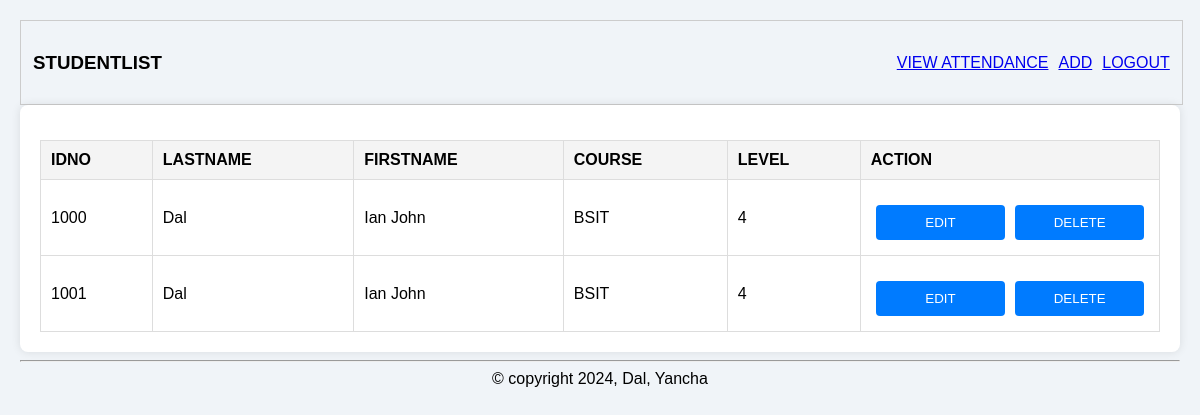
The app's page /list, older data.
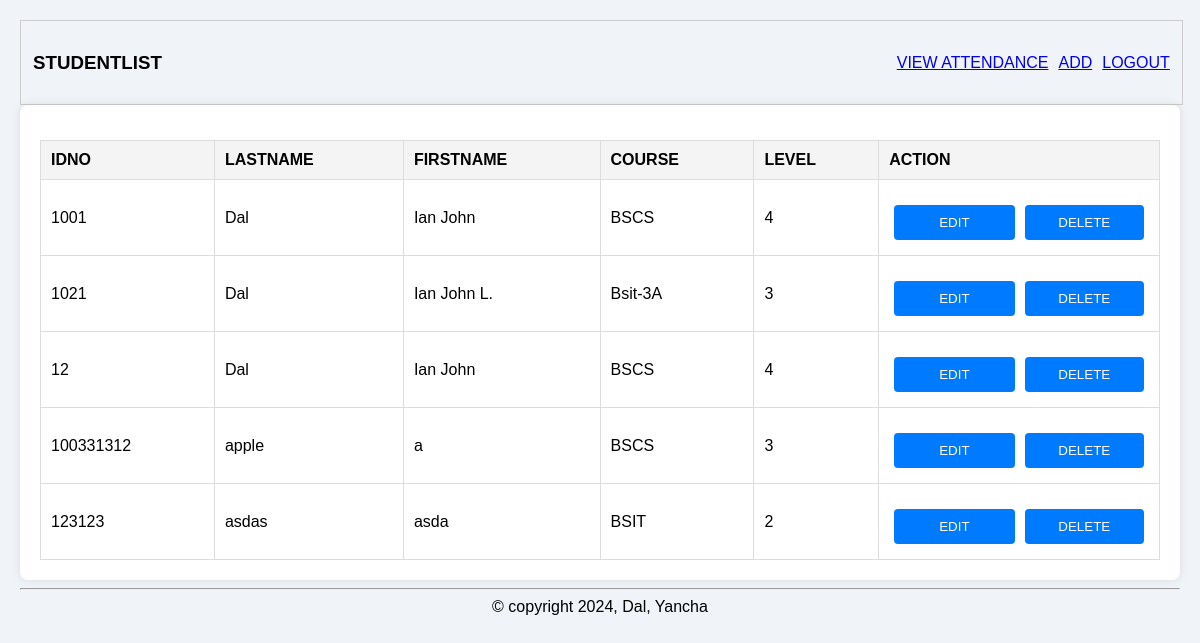
The same page, newer data.
### tables this page shows
CREATE TABLE students
(id integer primary key autoincrement,
idno varchar(10) unique,
lastname varchar(50),
course varchar(15),
level varchar(5), images varchar(25), firstname VARCHAR(255));

### app.py (the view)
@app.route("/list")
def list_students():
    students = get_all_students("students")
    return render_template("list.html", students=students, pagetitle="STUDENTLIST")

### dbhelper.py (called while the page is built)
def set_wal_mode():
    db = connect(database)
    db.execute('PRAGMA journal_mode=WAL;')
    db.close()

def getprocess(sql):
    set_wal_mode()  # Ensure WAL mode is set
    rows = []
    db = connect(database)
    db.row_factory = Row
    cursor = db.cursor()
    cursor.execute(sql)
    data = cursor.fetchall()
    rows = [dict(item) for item in data]
    cursor.close()
    db.close()
    return rows

def get_all_students(table):
    sql = f"SELECT * FROM {table}"
    return getprocess(sql)

### templates/list.html (shortened to what this page needs)
{% extends "base.html" %}
{% block content %}
<div class="container">
    <div class="form-container">
        <table class="student-table">
            <thead>
                <tr>
                    <th>IDNO</th>
                    <th>LASTNAME</th>
                    <th>FIRSTNAME</th>
                    <th>COURSE</th>
                    <th>LEVEL</th>
                    <th>ACTION</th>
                </tr>
            </thead>
            <tbody>
                {% for student in students %}
                <tr>
                    <td>{{ student.idno }}</td>
                    <td>{{ student.lastname }}</td>
                    <td>{{ student.firstname }}</td>
                    <td>{{ student.course }}</td>
                    <td>{{ student.level }}</td>
                    <td>
                    <div style="display: flex; padding: 5px; justify-content: space-between;">
                        <button type="button" class="editBtn" data-id="{{ student.idno }}" style="width: 50%; margin-right: 10px;">EDIT</button>
                        <form action="/delete_student" method="POST" style="margin: 0; width: 50%;">
                            <button type="submit" style="width: 100%;">DELETE</button>
                        </form>
                    </div>
                    </td>
                </tr>
                {% endfor %}
            </tbody>
        </table>
    </div>
</div>
{% endblock %}

### templates/base.html (shortened to what this page needs)
<!DOCTYPE html>
<html>
<head>
    <link rel="stylesheet" href="{{ url_for('static', filename='css/style.css') }}">
</head>
<body>
    <div class="form-container1" style="width: 98%;">
        <div class="flex-container">
            <div style="text-align: left;">
                <h3>{{ pagetitle }}</h3>
            </div>
            <div class="links" style="text-align: right;">
                <a href="/attendance">VIEW ATTENDANCE</a>
                {% if request.path == '/index' or request.path == '/attendance' %}
                    <a href="/list">HOME</a>
                {% else %}
                    <a href="/index">ADD</a>
                {% endif %}
                <a href="/admin">LOGOUT</a>
            </div>
        </div>
    </div>
    <div class="w3-container w3-padding">
        {% block content %}
        {% endblock %}
        <div class="w3-center" style="text-align: center;">
            <hr/>
            &copy; copyright 2024, Dal, Yancha
        </div>
    </div>
</body>
</html>

### static/css/style.css (style rules this page uses)
body { font-family: Arial, sans-serif; background-color: #f0f4f8; margin: 0; padding: 20px; }
.container { display: flex; flex-wrap: wrap; gap: 20px; max-width: 1200px; margin: 0 auto; background: #fff; padding: 20px; border-radius: 8px; box-shadow: 0 0 10px rgba(0, 0, 0, 0.1); }
.form-container, .table-container { flex: 1 1 48%; min-width: 280px; }
button { display: block; width: 100%; padding: 10px; background: #007bff; color: #fff; border: none; border-radius: 4px; cursor: pointer; margin-top: 10px; }
.student-table { width: 100%; border-collapse: collapse; margin-top: 15px; }
.student-table th, .student-table td { padding: 10px; border: 1px solid #ddd; text-align: left; }
.student-table th { background-color: #f4f4f4; }

### templates/base.html (style rules this page uses)
.flex-container { display: flex; justify-content: space-between; align-items: center; width: 100%; padding: 12px; border: 1px solid #ccc; }
.links { display: flex; gap: 10px; }

Row changes from the older to the newer data that the page shows:
removed students: idno "1000", lastname "Dal", firstname "Ian John", course "BSIT", level "4"
changed students (number 1 of 5 on the later page): course "BSIT" → "BSCS"
added students: idno "1021", lastname "Dal", firstname "Ian John L.", course "Bsit-3A", level "3"
added students: idno "12", lastname "Dal", firstname "Ian John", course "BSCS", level "4"
added students: idno "100331312", lastname "apple", firstname "a", course "BSCS", level "3"
added students: idno "123123", lastname "asdas", firstname "asda", course "BSIT", level "2"
